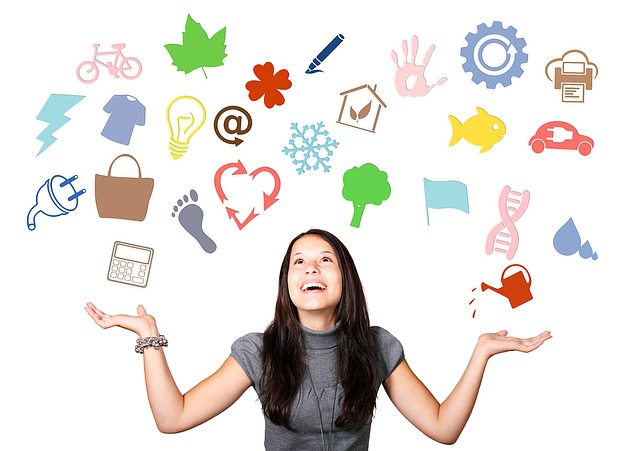
#> input picture example-image.jpg, 640 x 451 px
$ python working_with_pillow.py
#> lines starting #> are read from the running program, lines starting #| are printed output that depends on the picture
from PIL import Image
# example_image = Image.open('example_image_two.png')
example_image = Image.open('example-image.jpg')
#> example_image is the input picture: PIL image 640x451 RGB; mean R, G, B 231.1, 227, 222.9
# example_image.show()
print(example_image)
#| <PIL.JpegImagePlugin.JpegImageFile image mode=RGB size=640x451 at 0x7F5F85E615D0>
print(example_image.size)
#| (640, 451)
width, height = example_image.size
#> width = 640; height = 451
print(f'The image dimensions are: height --> {height}, and width --> {width}')
#| The image dimensions are: height --> 451, and width --> 640
print(example_image.format)
#| JPEG
print(example_image.format_description)
#| JPEG (ISO 10918)

# Saving the image in same or different format
example_image.save('example-image-save.png')

# using the new() method to create images
from PIL import Image
im = Image.new('RGBA', (100, 200), 'purple')
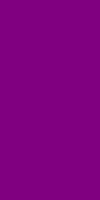
#> im: PIL image 100x200 RGBA; mean R, G, B, A 128, 0, 128, 255
im.save('purpleImage.png')
im2 = Image.new('RGBA', (20, 20))
#> im2: PIL image 20x20 RGBA; every value is 0
im2.save('transparentImage.png')

# Cropping image
cropped_image = example_image.crop((355, 345, 565, 560))
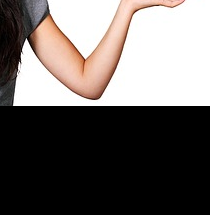
#> cropped_image: PIL image 210x215 RGB; mean R, G, B 107.7, 101.8, 99.1
cropped_image.save('cropped-image.jpg')
# cropped_image.show()

# Copying image
copied_image = cropped_image.copy()
copied_image.save('copied-image.jpg')

# Copying and pasting image on another image
copy_paste_image = example_image.crop((25, 45, 565, 560))
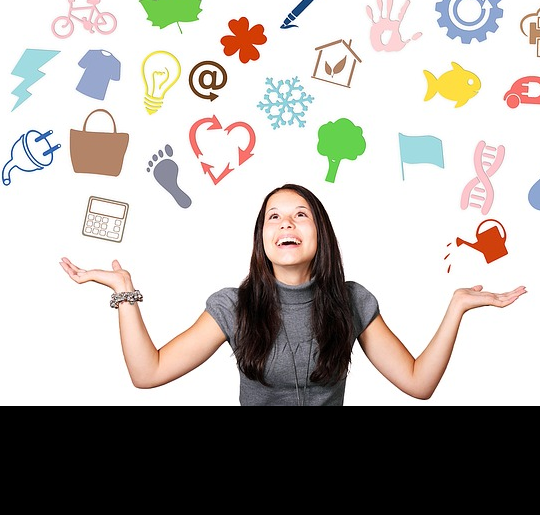
#> copy_paste_image: PIL image 540x515 RGB; mean R, G, B 177.6, 173.3, 169.2
copied_image.paste(copy_paste_image, (0, 0))
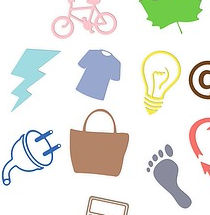
#> copied_image: PIL image 210x215 RGB; mean R, G, B 231.5, 232, 226.7
copied_image.paste(copy_paste_image, (200, 323))
copy_paste_image.save('copy_paste_image.jpg')
copy_paste_image.show()

# [40 lines of commented-out code are left out]

$ run again, with another-art.png saved as example-image.jpg
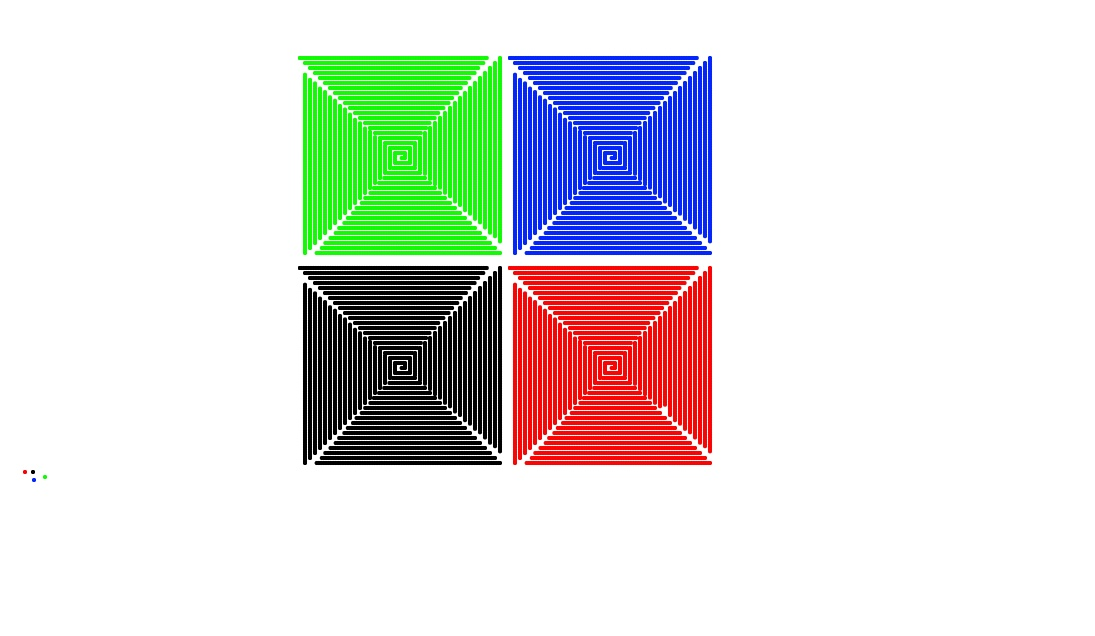
#> input picture another-art.png, 1095 x 636 px
#> example_image is the input picture: PIL image 1095x636 RGB; mean R, G, B 220.5, 222, 219.8
#| <PIL.JpegImagePlugin.JpegImageFile image mode=RGB size=1095x636 at 0x7F5F85E712D0>
#| (1095, 636)
#| The image dimensions are: height --> 636, and width --> 1095
#| JPEG
#| JPEG (ISO 10918)
#> im2: PIL image 20x20 RGBA; every value is 0
#> `cropped_image = example_image.crop((355, 345, 565, 560))`:
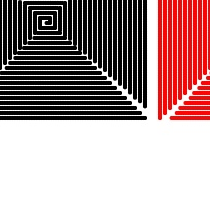
#> cropped_image: PIL image 210x215 RGB; mean R, G, B 173, 149.9, 149.8
#> `copy_paste_image = example_image.crop((25, 45, 565, 560))`:
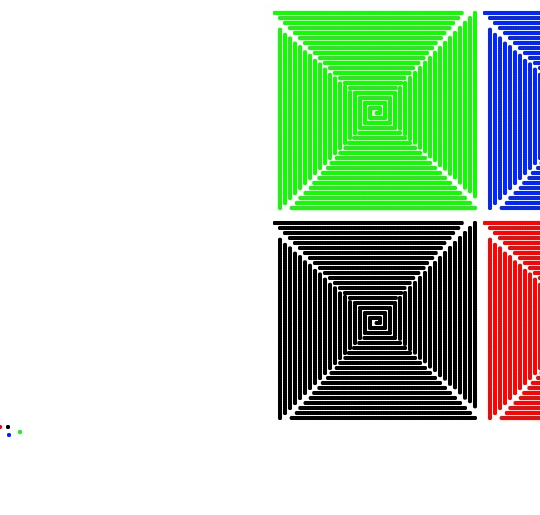
#> copy_paste_image: PIL image 540x515 RGB; mean R, G, B 192.1, 211, 190.5
#> copied_image: PIL image 210x215 RGB; every value is 255

$ run again, with art_drawn_by_mouse_drag.png saved as example-image.jpg
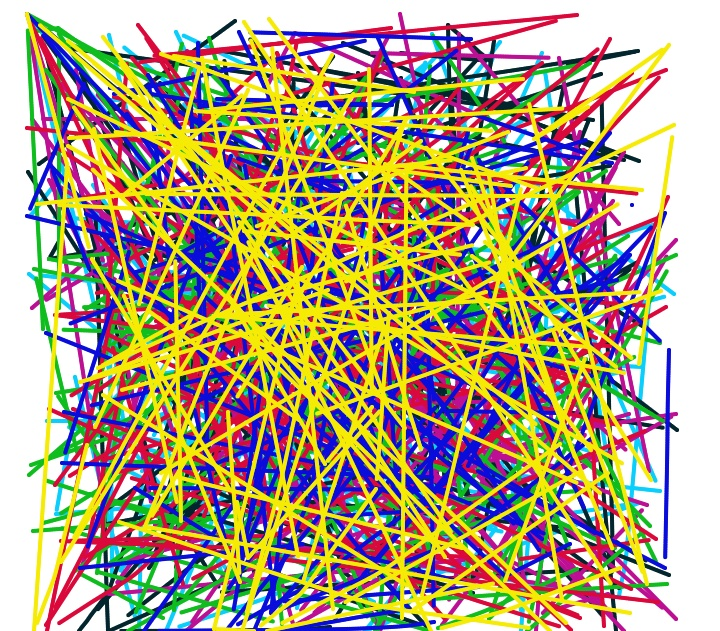
#> input picture art_drawn_by_mouse_drag.png, 720 x 631 px
#> example_image is the input picture: PIL image 720x631 RGB; mean R, G, B 177.1, 163.2, 134.6
#| <PIL.JpegImagePlugin.JpegImageFile image mode=RGB size=720x631 at 0x7F5F85E75210>
#| (720, 631)
#| The image dimensions are: height --> 631, and width --> 720
#| JPEG
#| JPEG (ISO 10918)
#> im2: PIL image 20x20 RGBA; every value is 0
#> `copy_paste_image = example_image.crop((25, 45, 565, 560))`:
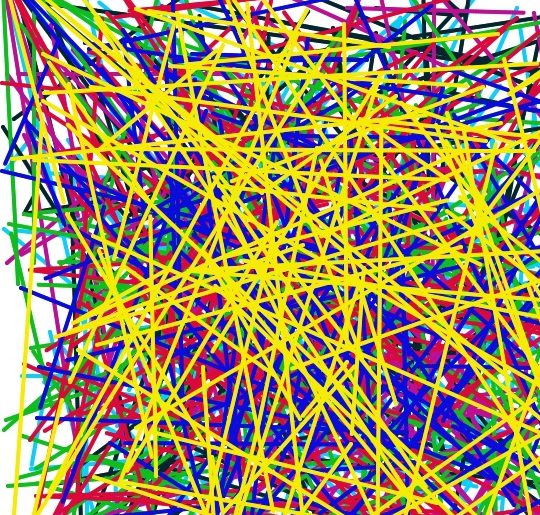
#> copy_paste_image: PIL image 540x515 RGB; mean R, G, B 158.8, 141.3, 101.1
#> `copied_image.paste(copy_paste_image, (0, 0))`:
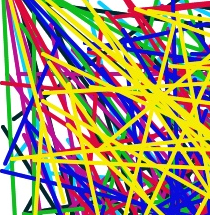
#> copied_image: PIL image 210x215 RGB; mean R, G, B 157.6, 143, 113.2
